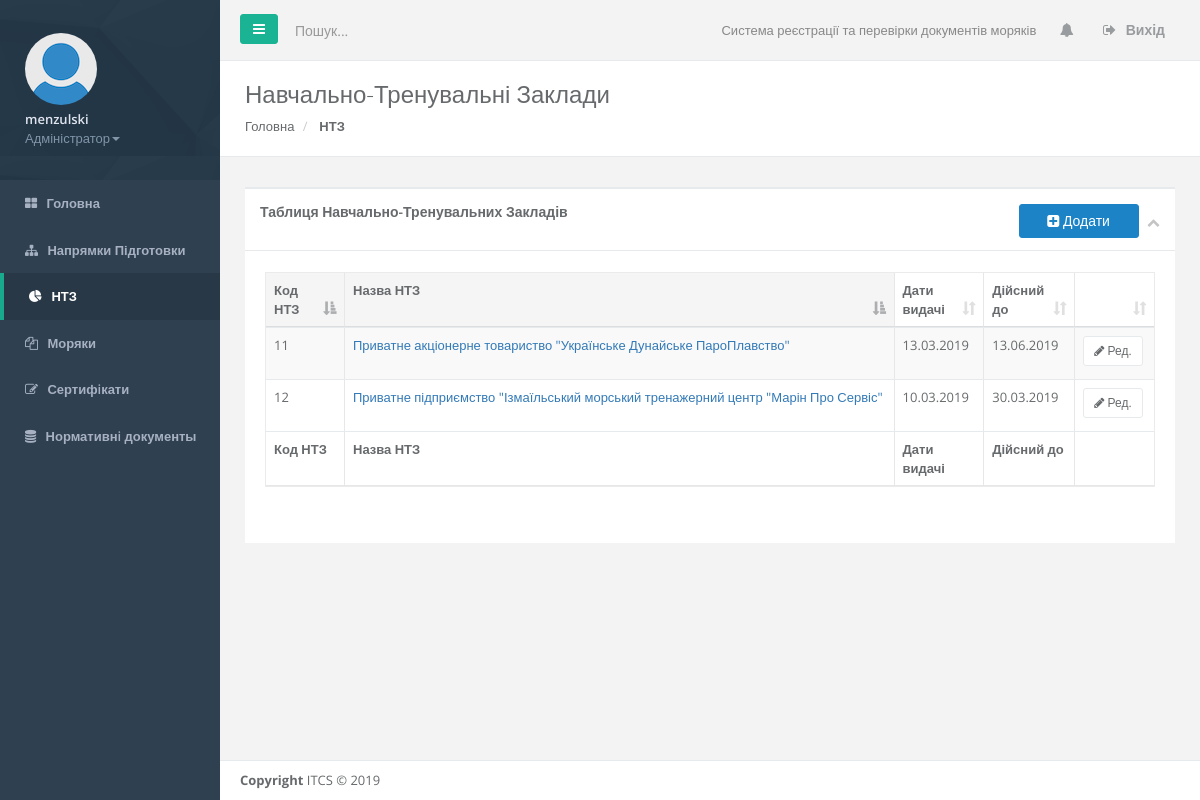
Screenshot of /mariner/trainigOrganisations/ (signed in) with the database file from the repository.
### mariner/models.py (models this page shows, shortened)
class TrainigOrganisation(models.Model):
    organisation_id = models.CharField(max_length=140, blank=True)
    organisation_name = models.CharField(max_length=140, blank=True)
    orgnisation_email = models.CharField(max_length=140, blank=True)
    activated = models.DateField(null=True, blank=True)
    active_till = models.DateField(null=True, blank=True)
    directions = models.ManyToManyField(to='TrainigDirections', related_name='directioned', blank=True)

### mariner/views.py (the view)
# urls.py: path('trainigOrganisations/', views.crm_trainigOrganisations, name='crm_trainigOrganisations'),
@login_required(login_url="login/")
def crm_trainigOrganisations(request):
	trainigOrganisations = TrainigOrganisation.objects.all()
	context = {'trainigOrganisations': trainigOrganisations,}
	return render(request, "crm_trainigOrganisations.html", context)

### templates/crm_trainigOrganisations.html (shortened to what this page needs)
{% extends 'crm_base.html' %}
{% block styles %}
<link href="/static/css/plugins/dataTables/datatables.min.css" rel="stylesheet">
{% endblock %}
{% block leftMenu %}
    <li>
        <a href="/mariner/"><i class="fa fa-th-large"></i> <span class="nav-label">Головна</span> </a>
    </li>
    <li>
        <a href="/mariner/trainigDirections/"><i class="fa fa-sitemap"></i> <span class="nav-label">Напрямки Підготовки</span> </a>
    </li>
    {% if user.groups.all.0.name != 'НТЗ' %}
    <li class="active">
        <a href="/mariner/trainigOrganisations/"><i class="fa fa-pie-chart"></i> <span class="nav-label">НТЗ</span> </a>
    </li>
    {% endif %}
    <li>
        <a href="/mariner/sailors/"><i class="fa fa-files-o"></i> <span class="nav-label">Моряки</span> </a>
    </li>
    <li>
        <a href="/mariner/certification/"><i class="fa fa-edit"></i> <span class="nav-label">Сертифiкати</span></a>
    </li>
    {% if user.groups.all.0.name == 'Адміністратор' %}
    <li>
        <a href="/mariner/regulations/"><i class="fa fa-database"></i> <span class="nav-label">Нормативнi документы</span></a>
    </li>
    {% endif %}
{% endblock %}
{% block content %}
<div class="row wrapper border-bottom white-bg page-heading">
    <div class="col-lg-10">
        <h2>Навчально-Тренувальні Заклади</h2>
        <ol class="breadcrumb">
            <li>
                <a href="/mariner/">Головна</a>
            </li>
            <li class="active">
                <strong>НТЗ</strong>
            </li>
        </ol>
    </div>
    <div class="col-lg-2">
    </div>
</div>
<div class="wrapper wrapper-content animated fadeInRight">
<div class="row">
    <div class="col-lg-12">
        <div class="ibox float-e-margins">
            <div class="ibox-title">
                <h5>Таблиця Навчально-Тренувальних Закладів</h5>
                    <div class="ibox-tools">
                        <a href="{% url 'add_trainigOrganisation' %}"><button class="btn btn-w-m btn-success" type="button"><i class="fa fa-plus-square"></i> Додати</button>
                        </a>
                        <a class="collapse-link">
                            <i class="fa fa-chevron-up"></i>
                        </a>
                    </div>
            </div>
            <div class="ibox-content">
                <div class="table-responsive">
                    <div id="DataTables_Table_0_wrapper" class="dataTables_wrapper form-inline dt-bootstrap">
                        <table class="table table-striped table-bordered table-hover dataTables-example dataTable" id="DataTables_Table_0" aria-describedby="DataTables_Table_0_info" role="grid">
                            <thead>
                                <tr role="row">
                                    <th class="sorting_asc" tabindex="0" aria-controls="DataTables_Table_0" rowspan="1" colspan="1" aria-label="Код НТЗ: activate to sort column descending" aria-sort="ascending" style="width: 40.0px;">Код НТЗ</th>
                                    <th class="sorting_asc" tabindex="0" aria-controls="DataTables_Table_0" rowspan="1" colspan="1" aria-label="Номера бланку документу: activate to sort column descending" aria-sort="ascending">Назва НТЗ
                                    </th>
                                    <th class="sorting" tabindex="0" aria-controls="DataTables_Table_0" rowspan="1" colspan="1" aria-label="Дати видачі: activate to sort column ascending" style="width: 50.640625px;">Дати видачі
                                    </th>
                                    <th class="sorting" tabindex="0" aria-controls="DataTables_Table_0" rowspan="1" colspan="1" aria-label="Дійсний до: activate to sort column ascending" style="width: 50.640625px;">Дійсний до
                                    </th>
                                    <th class="sorting" tabindex="0" aria-controls="DataTables_Table_0" rowspan="1" colspan="1" aria-label="Напрямки підготовки: activate to sort column ascending" style="width: 40.828125px;"></th>
                                </tr>
                            </thead>
                            <tbody>
                                {% for trainig in trainigOrganisations %}
                                    <tr class="gradeA odd" role="row">
                                        <td>{{trainig.organisation_id}}</td>
                                        <td><a href="/mariner/trainigOrganisation/{{trainig.organisation_name}}/">{{trainig.organisation_name}}</a></td>
                                        <td>{{trainig.activated|date:"d.m.Y"}}</td>
                                        <td>{{trainig.active_till|date:"d.m.Y"}}</td>
                                        <td>
                                <a href="/mariner/editTrainigOrganisation/{{trainig.organisation_name}}/" class="btn btn-white btn-sm"><i class="fa fa-pencil"></i> Ред. </a>
                                    </tr>
                                {% endfor %}
                            </tbody>
                            <tfoot>
                                    <tr>
                                        <th rowspan="1" colspan="1">Код НТЗ</th>
                                        <th rowspan="1" colspan="1">Назва НТЗ</th>
                                        <th rowspan="1" colspan="1">Дати видачі</th>
                                        <th rowspan="1" colspan="1">Дійсний до</th>
                                        <th rowspan="1" colspan="1"></th>
                                    </tr>
                            </tfoot>
                        </table>
                    </div>
                </div>
            </div>
        </div>
    </div>
</div>
</div>
{% endblock %}

### templates/crm_base.html (shortened to what this page needs)
<!DOCTYPE html>
<html>
<head>
    <link href="/static/css/bootstrap.min.css" rel="stylesheet">
    <link href="/static/font-awesome/css/font-awesome.css" rel="stylesheet">
    <link href="/static/css/animate.css" rel="stylesheet">
    <link href="/static/css/style.css" rel="stylesheet">
    <link href="/static/js/plugins/DevExpressDevExtreme-Complete/Lib/css/dx.common.css" rel="stylesheet">
    <link href="/static/js/plugins/DevExpressDevExtreme-Complete/Lib/css/dx.light.compact.css" rel="stylesheet">
    {% block styles %}
    {% endblock %}
</head>
<body>
    <div id="wrapper">
        <nav class="navbar-default navbar-static-side" role="navigation">
            <div class="sidebar-collapse">
                <ul class="nav metismenu" id="side-menu">
                    <li class="nav-header">
                        <div class="dropdown profile-element"> <span>
                            <img alt="image" class="img-circle" src="/static/img/avatar_empty.jpg" />
                             </span>
                            <a data-toggle="dropdown" class="dropdown-toggle" href="#">
                            <span class="clear"> <span class="block m-t-xs"> <strong class="font-bold">{{ user.username }}</strong>
                             </span> <span class="text-muted text-xs block">{{ user.groups.all.0 }}<b class="caret"></b></span> </span> </a>
                        </div>
                    </li>
                    {% block leftMenu %}
                    {% endblock %}
                </ul>
            </div>
        </nav>
        <div id="page-wrapper" class="gray-bg dashbard-1">
            <div class="row border-bottom">
            <nav class="navbar navbar-static-top" role="navigation" style="margin-bottom: 0">
                <div class="navbar-header">
                    <a class="navbar-minimalize minimalize-styl-2 btn btn-primary " href="#"><i class="fa fa-bars"></i> </a>
                    <form role="search" class="navbar-form-custom" action="search_results.html">
                        <div class="form-group">
                            <input type="text" placeholder="Пошук..." class="form-control" name="top-search" id="top-search">
                        </div>
                    </form>
                </div>
                <ul class="nav navbar-top-links navbar-right">
                    <li>
                        <span class="m-r-sm text-muted welcome-message">Система реєстрації та перевірки документів моряків</span>
                    </li>
                    <li class="dropdown">
                        <a class="dropdown-toggle count-info" data-toggle="dropdown" href="#">
                            <i class="fa fa-bell"></i>
                        </a>
                    </li>
                    <li>
                        <a href="{% url 'logout' %}">
                            <i class="fa fa-sign-out"></i>  Вихід
                        </a>
                    </li>
                </ul>
            </nav>
            </div>
            {% block content %}
            {% endblock %}
        <div class="footer">
            <div>
                <strong>Copyright</strong> ITCS &copy; 2019
            </div>
        </div>
    </div>
    </div>
</body>
</html>

### rows the page displays
TrainigOrganisation: organisation_id "11", organisation_name "Приватне акціонерне товариство \"Українське Дунайське ПароПлавство\"", activated "13.03.2019", active_till "13.06.2019"
TrainigOrganisation: organisation_id "12", organisation_name "Приватне підприємство \"Ізмаїльський морський тренажерний центр \"Марін Про Сервіс\"", activated "10.03.2019", active_till "30.03.2019"

### other values shown
{{ user.username }} "menzulski"
{{ user.groups.all.0 }} "Адміністратор"
